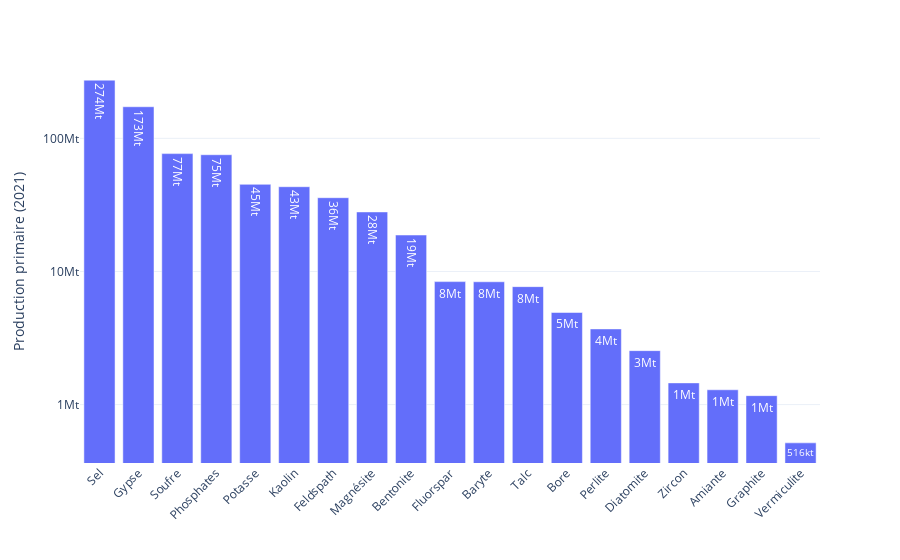

Here is the notebook cell this chart was saved with:
### Code cell
# Matériaux de construction
df2 = df[df["Type"]=="Industrial mineral"].sort_values("2021", ascending=False)[["Commodity","2021"]]

def get_label(x):
    if x < 1e3 : return f"{x:.0f}t"
    elif x < 1e6 : return f"{x*1e-3:.0f}kt"
    elif x < 1e9 : return f"{x*1e-6:.0f}Mt"
    else : return f"{x*1e-9:.0f}Gt"
    
df2["Label"] = df2.apply(lambda row : get_label(row["2021"]),axis=1)
fig = df2.plot.bar(x="Commodity",y="2021",text="Label")

fig.update_yaxes(
    type="log",
    dtick = 1,
    tickvals=[1e6,1e7,1e8],
    ticktext=["1Mt","10Mt","100Mt"],
    exponentformat = 'power'
    )
fig.update_xaxes(tickangle= -45)  
fig.update_layout(
    xaxis_title = "",
    yaxis_title = "Production primaire (2021)",
    template = "plotly_white",
    )

# fig.write_image("./figures/production_2021_mineraux_industriels.pdf",width=1000,height=500)

### Figure 1 — Plotly figure (JSON) as saved in the notebook; plotly's stock layout.template omitted (floating-point values rounded to 4 significant figures)
{"data": [{"alignmentgroup": "True", "hovertemplate": "Commodity=%{x}<br>2021=%{y}<br>Label=%{text}<extra></extra>", "legendgroup": "", "marker": {"color": "#636efa", "pattern": {"shape": ""}}, "name": "", "offsetgroup": "", "orientation": "v", "showlegend": false, "text": ["274Mt", "173Mt", "77Mt", "75Mt", "45Mt", "43Mt", "36Mt", "28Mt", "19Mt", "8Mt", "8Mt", "8Mt", "5Mt", "4Mt", "3Mt", "1Mt", "1Mt", "1Mt", "516kt"], "textposition": "auto", "type": "bar", "x": ["Sel", "Gypse", "Soufre", "Phosphates", "Potasse", "Kaolin", "Feldspath", "Magnésite", "Bentonite", "Fluorspar", "Baryte", "Talc", "Bore", "Perlite", "Diatomite", "Zircon", "Amiante", "Graphite", "Vermiculite"], "xaxis": "x", "y": [273766013, 172829953, 76822483, 75370830, 45154340, 43336444, 35837620, 28013127, 18786975, 8391911, 8369341, 7695296, 4919804, 3702669, 2543310, 1456067, 1292356, 1167430, 515987], "yaxis": "y"}], "layout": {"barmode": "relative", "legend": {"tracegroupgap": 0}, "margin": {"t": 60}, "xaxis": {"anchor": "y", "domain": [0, 1], "tickangle": -45, "title": {"text": ""}}, "yaxis": {"anchor": "x", "domain": [0, 1], "dtick": 1, "exponentformat": "power", "ticktext": ["1Mt", "10Mt", "100Mt"], "tickvals": [1000000, 10000000, 100000000], "title": {"text": "Production primaire (2021)"}, "type": "log"}}}
